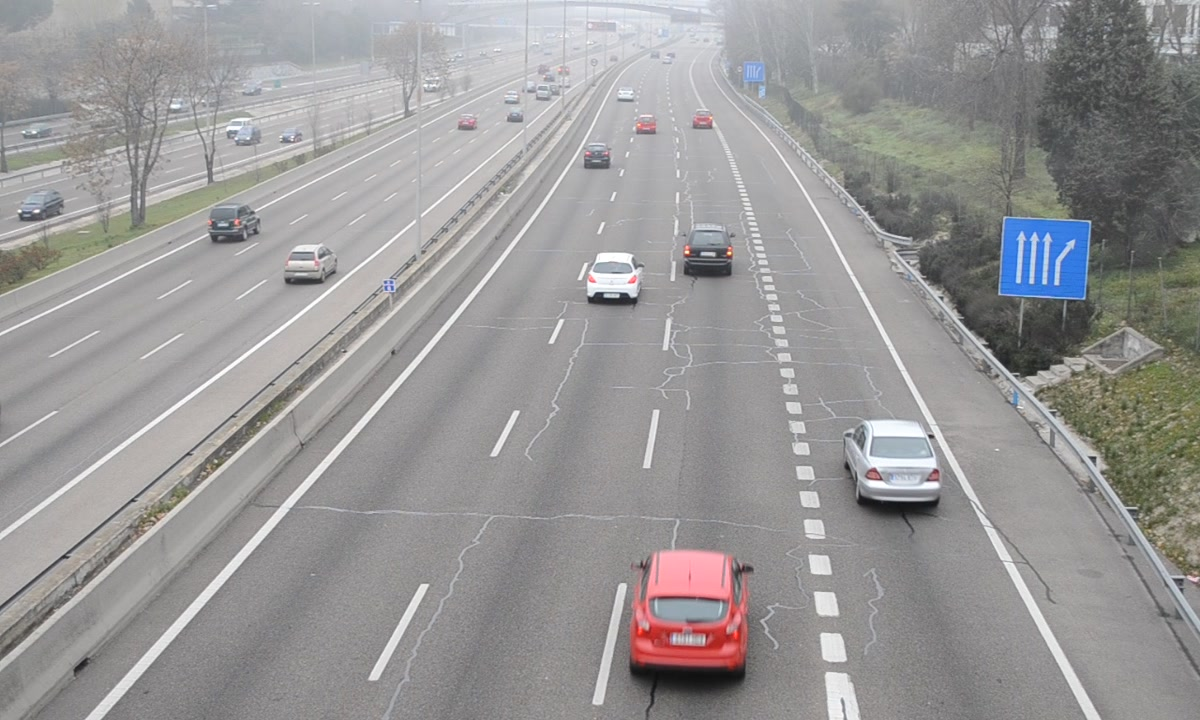
#> input picture practica8/vehicular_traffic.jpg, 1200 x 720 px
$ jupyter execute practica8_image_edge_detection_using_op.ipynb   (older library calls are emulated)
#> lines starting #> are read from the running program, lines starting #| are printed output that depends on the picture; after the words box and inside, x2 and y2 are one past the last pixel; in counts of white or black regions, pixels touching at a corner belong together
# Universidad de Monterrey

## División de Ingenierías

### Lab - Robotics

#### Lab 8: image edge detection using op

Authors: Jesús Ramírez, Kassandra Ibarra, Alberto Herrera

##### Introducción
La detección de bordes es una da las herramientas de mayor utilidad en los sistemas de visión computacional, principalmente en los sistemas dinámicos o móviles. La detección de bordes permite a un robot, sistema o máquina, comprender un poco más el ambiente en el que se encuentra ya que permite reconocer los límites de un objeto.
La detección de bordes que realizaremos en esta práctica es muy similar a los ejercicios de la práctica pasada, ya que se utilizan los métodos de correlación y convolución con kernels específicos para lograr la detección de bordes.

##### Objetivo
El objetivo de esta práctica es aprender sobre la detección de bordes en una imagen con lo que se espera poder tener la capacidad de detectar la figura de los objetos en una imagen. De esta manera se facilitará el uso de funciones tanto de filtros y operadores para poder ser implementada en el proyecto final cuando sea necesario reconocer los bordes de la figura rectangular de las cajas

##### Materiales
- Raspberry PI 3
- Pantalla y cable HDMI para visualizar la raspberry.
- Además, la Raspberry debe contar con el software pedido al inicio del laboratorio (opencv, python 3.5, Jupyter, ssh, entre otros).

##### Procedimiento
Para poder detectar los bordes de los objetos en una imagen se deben de considerar diferentes factores como:
- discontinuidad de superficie
- discontinuidad de profundidad
- discontinuidad de color
- discontinuidad de iluminación
Para detectar estas discontinuidades es necesario analizar las regiones de una imagen en las que existan cambios abruptos entre píxeles, para esto nos podemos apoyar en las derivadas ya que estas muestran la dirección en la que una función cambia repentinamente. Es por esta razón por la que se utilizarán funciones derivativas en esta práctica.

##### Gradiente
Al momento de detectar bordes en una imagen predeterminada se utilizan principalmente funciones que dan como resultado la derivada de la imagen no solo porque la derivada nos permite ver los cambios abruptos en una región de la imagen si no porque al utilizar operadores derivativos también nos permite utilizarlos como máscaras o kernels en las que se pueden aplicar convoluciones o correlaciones con el fin de encontrar el gradiente de la imagen dada por la función:

En openCV se puede utilizar el método:

el cual te permite realizar la convolución de de una imagen con un operador derivativo del kernel de los cuales se pueden utilizar los siguientes:
- El operador Sobel
- El operador Prewitt
- El operador Roberts

##### Operador Sobel

En esta sección de la práctica profundizamos en el uso de la función:
<h3 align="center"> cv2.Sobel() </h3>

en lugar del método cv2.filter2D() mencionado anteriormente ya que al aprender a utilizar la operación sobel se tienen las bases para implementar los métodos de Prewitt y Roberts.

A continuación se muestra el resultado de utilizar el código propuesto con la función Sobel, añadiendo la definición para desplegar las imágenes con matplotlib.pyplop, este código también incluye el uso de los operadores Roberts y Prewitt, más abajo se explican sus salidas:

[cell 1]
"""
	image_edge_detection_using_operators.py
	author: andres.hernandezg@udem.edu
	universidad de monterrey
"""

# import required libraries
import numpy as np
import matplotlib.pyplot as plt
import cv2


# compute Sobel gradient
def compute_absolute_sobel_gradient(img, ax='x', ksize=3, threshold=(40,140)):

	# 1) check whether img is a colour or greyscale image
	if len(img.shape)>2:

		# convert from colour to greyscale image
		grey = cv2.cvtColor(img, cv2.COLOR_BGR2GRAY)

	else:
		# if greyscale grey=img
		grey = img

	# 2) take the derivate in 'ax' axis
	if ax.lower()=='x':

		# apply the Sobel operator along the x axis
		sobel_derivative = cv2.Sobel(grey, ddepth=cv2.CV_64F, dx=1, dy=0, ksize=ksize, scale=1)

	if ax.lower()=='y':

		# apply the Sobel operator along the y axis
		sobel_derivative = cv2.Sobel(grey, ddepth=cv2.CV_64F, dx=0, dy=1, ksize=ksize, scale=1)

	# 3) take the absolute value of the derivative
	sobel_absolute = np.absolute(sobel_derivative)

	# 4) scale to 8-bit (0-255), then convert to type = np.uint8
	sobel_scaled = np.uint8(255 * sobel_absolute / np.max(sobel_absolute))

	# 5) create a mask of 1's where threshold[0] < sobel_scaled < threshold[1]
	binary_output = np.zeros_like(sobel_scaled)
	threshold_min = threshold[0]
	threshold_max = threshold[1]
	binary_output[(sobel_scaled >= threshold_min) & (sobel_scaled <= threshold_max)] = 1

    # return binary_image with gradient being detected along 'ax' axis
	return sobel_derivative, binary_output


# combine x and y derivatives using AND operation
def combine_x_and_y_binary_derivatives(img_derivative_x, img_derivative_y, threshold=(40,120)):

	# verify that both image derivatives are the same size
	if img_derivative_x.shape != img_derivative_y.shape:
		print('ERROR [combine_x_and_y_binary_derivatives]: img_binary_x and img_binary_y images should be of same size')
		exit()

	# 1) take the absolute value of the derivative
	absolute_x = np.absolute(img_derivative_x)
	absolute_y = np.absolute(img_derivative_y)

	# 2) scale to 8-bit (0-255), then convert to type = np.uint8
	absolute_scaled_x = np.uint8(255 * absolute_x / np.max(absolute_x))
	absolute_scaled_y = np.uint8(255 * absolute_y / np.max(absolute_y))

	# 3) create a mask of 1's where threshold[0] < sobel_scaled < threshold[1]
	binary_combined_gradients = np.zeros_like(absolute_scaled_x)
	indx_x = (absolute_scaled_x >= threshold[0]) & (absolute_scaled_x <= threshold[1])
	indx_y = (absolute_scaled_y >= threshold[0]) & (absolute_scaled_y <= threshold[1])
	binary_combined_gradients[indx_x|indx_y] = 1

	# return combined binary x-and-y derivatives
	return binary_combined_gradients


# compute magnitude of x and y derivatives
def compute_magnitude_of_derivatives(img_derivative_x, img_derivative_y, ksize=3, threshold=(40,120)):

	# 1) calculate the magnitude
    gradient_magnitude = np.sqrt(np.power(img_derivative_x, 2) + np.power(img_derivative_y, 2))

    # 2) scale to 8-bit (0 - 255) and convert to type = np.uint8
    gradient_scaled = np.uint8(255 * gradient_magnitude / np.max(gradient_magnitude))

    # 3) create a binary mask where mag thresholds are met
    binary_magnitude = np.zeros_like(gradient_scaled)
    binary_magnitude[(gradient_scaled >= threshold[0]) & (gradient_scaled <= threshold[1])] = 1

    return binary_magnitude


# compute orientation of magnitude of x and y derivatives
def compute_direction(img_derivative_x, img_derivative_y, threshold=(0, np.pi/2)):

	# 1) take the absolute value of the x and y gradients
    gradient_magnitude_x = np.absolute(img_derivative_x)
    gradient_magnitude_y = np.absolute(img_derivative_y)

    # 2) calculate the gradient magnitude direction
    #gradient_direction = np.arctan2(gradient_magnitude_y, gradient_magnitude_x)
    gradient_direction = np.arctan2(img_derivative_y, img_derivative_x)

    # 3) reate a binary mask where direction thresholds are met
    binary_direction = np.zeros_like(gradient_direction)
    binary_direction[(gradient_direction >= threshold[0]) & (gradient_direction <= threshold[1])] = 1

    return binary_direction
def visualise_image(img, fig_number, title, flag_colour_conversion, conversion_colour, cmap):

	plt.figure(fig_number)
	if flag_colour_conversion:
		img=cv2.cvtColor(img, cv2.COLOR_BGR2RGB)
	if cmap == '':
		cmap = 'gray'
	plt.imshow(img,cmap)
	plt.title(title)
	plt.xticks([])
	plt.yticks([])
	#plt.show()
	return None
def edge_detection(image,kernel1,kernel2,fig_number, title, flag_colour_conversion, conversion_colour, cmap):
	image = cv2.filter2D(image,-1,kernel1)
	image = cv2.filter2D(image,-1,kernel2)
	visualise_image(image,fig_number, title, flag_colour_conversion, conversion_colour, cmap)
	return None
# pipeline
def run_pipeline(img_name):

	# read image
#> called with img_name = 'vehicular_traffic.jpg'
	img = cv2.imread(img_name)
#> img is the input picture: shape (720, 1200, 3); mean B, G, R 151.1, 151.1, 152.5

	# verify that image `img` exist
	if img is None:
		print('ERROR: image ', img_name, 'could not be read')
		exit()


	# compute sobel derivative along x axis
	img_derivative_x, img_binary_x = compute_absolute_sobel_gradient(img, ax='x', ksize=3, threshold=(40,140))
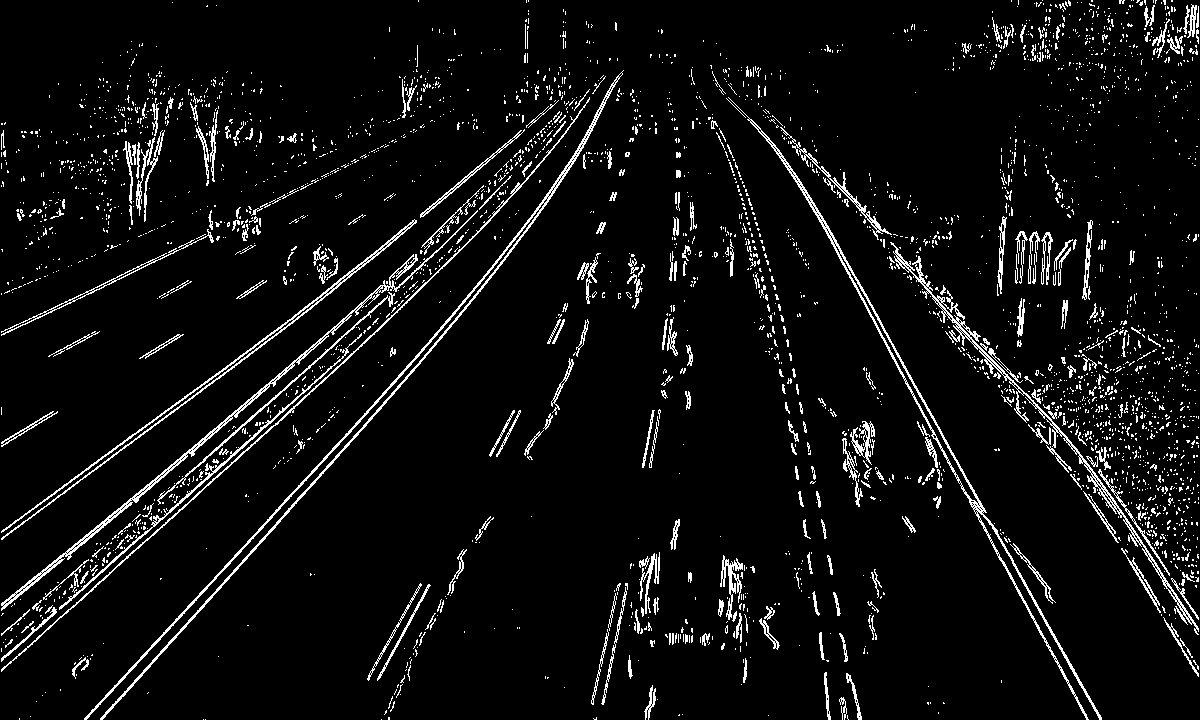
#> img_binary_x: shape (720, 1200); values 0 (black) and 1 (white), 5.8% white in thin lines or dots

	# compute sobel derivative along y axis
	img_derivative_y, img_binary_y = compute_absolute_sobel_gradient(img, ax='y', ksize=3, threshold=(40,140))
#> call 2 of compute_absolute_sobel_gradient, with ax = 'y', ksize = 3, threshold = (40, 140)
#> in compute_absolute_sobel_gradient (call 2), `sobel_derivative = cv2.Sobel(grey, ddepth=cv2.CV_64F, dx=0, dy=1, ksiz..`:
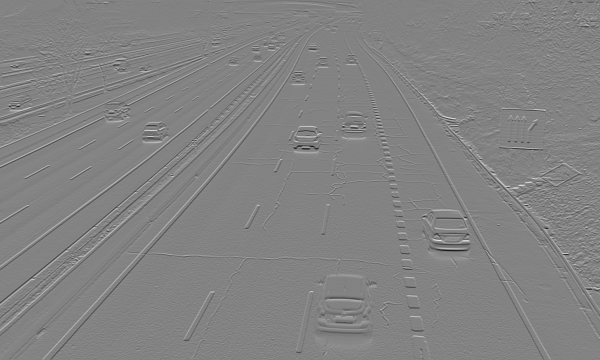
#> sobel_derivative: shape (720, 1200) float64 (shown at 1/2 size); min -654, max 619, mean -0.5; drawn with min black and max white
#> img_binary_y: shape (720, 1200); values 0 (black) and 1 (white), 6.4% white in thin lines or dots

	# combine x and y derivatives
	img_combined_derivatives = combine_x_and_y_binary_derivatives(img_derivative_x, img_derivative_y, threshold=(50,140))
#> img_combined_derivatives: shape (720, 1200); values 0 (black) and 1 (white), 6.9% white in thin lines or dots

	# compute magnitude of gradient
	img_magnitude_gradient = compute_magnitude_of_derivatives(img_derivative_x, img_derivative_y, ksize=3, threshold=(40,140))
#> img_magnitude_gradient: shape (720, 1200); values 0 (black) and 1 (white), 10.1% white in thin lines or dots

	# compute direction of gradient
	thresh_min = 0
	thresh_max = 2
	img_direction_gradient = compute_direction(img_derivative_x, img_derivative_y, threshold=(np.radians(thresh_min), np.radians(thresh_max)))
#> in compute_direction, `gradient_direction = np.arctan2(img_derivative_y, img_derivative_x)`:
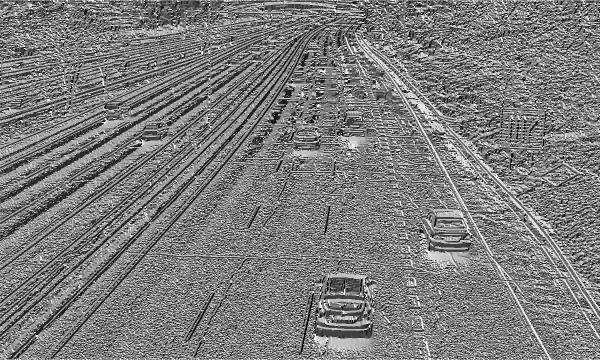
#> gradient_direction: shape (720, 1200) float64 (shown at 1/2 size); min -3.14, max 3.14, mean -0.0522; drawn with min black and max white
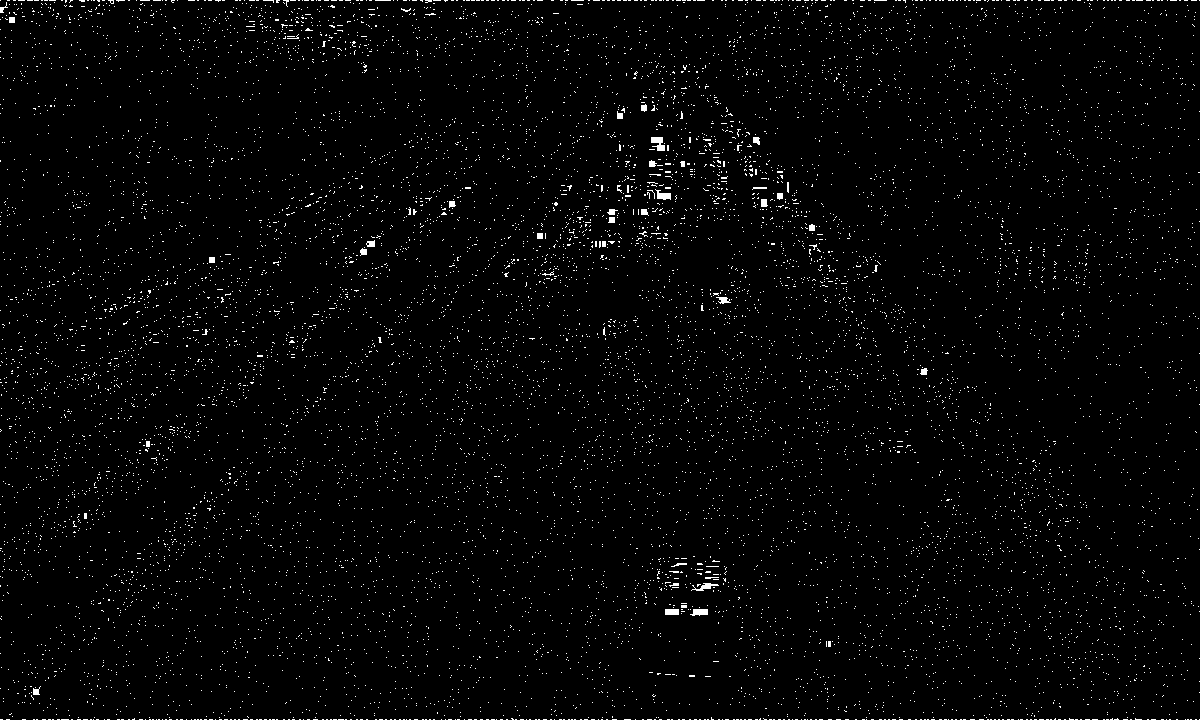
#> img_direction_gradient: shape (720, 1200) float64; values 0 (black) and 1 (white), 1.9% white in thin lines or dots
	#Kernel Roberts
	roberts1 = np.array([[0,1],[-1,0]])
	roberts2 = np.array([[1,0],[0,-1]])
	#Kernel	prewwit
	Gx = np.array([[-1,0,1],[-1,0,1],[-1,0,1]])
	Gy = np.array([[1,1,1],[0,0,0],[-1,-1,-1	]])

	visualise_image(img, 1, 'Colour input image', True, 'BGR2RGB', '')
	visualise_image(img_derivative_x, 2, 'x derivative', False, '', 'gray')
	visualise_image(img_binary_x, 3, 'binary x derivative', False, '', 'gray')
	visualise_image(img_derivative_y, 4, 'y derivative', False, '', 'gray')
	visualise_image(img_binary_y, 5, 'binary y derivative', False, '', 'gray')
	visualise_image(img_combined_derivatives, 6, 'combined x and y derivative', False, '', 'gray')
	visualise_image(img_magnitude_gradient,7,'gradient magnitude',False,'','gray')
	edge_detection(img,roberts1,roberts2,8,'Roberts Kernel',False,'','gray')
	edge_detection(img,Gx,Gy,9,'Prewitt Kernel',False,'','gray')
#> call 2 of edge_detection, with kernel1 = array of shape (3, 3), kernel2 = array of shape (3, 3), fig_number = 9, title = 'Prewitt Kernel', flag_colour_conversion = False, conversion_colour = '', cmap = 'gray'
#> in edge_detection (call 2), `image = cv2.filter2D(image,-1,kernel2)`:
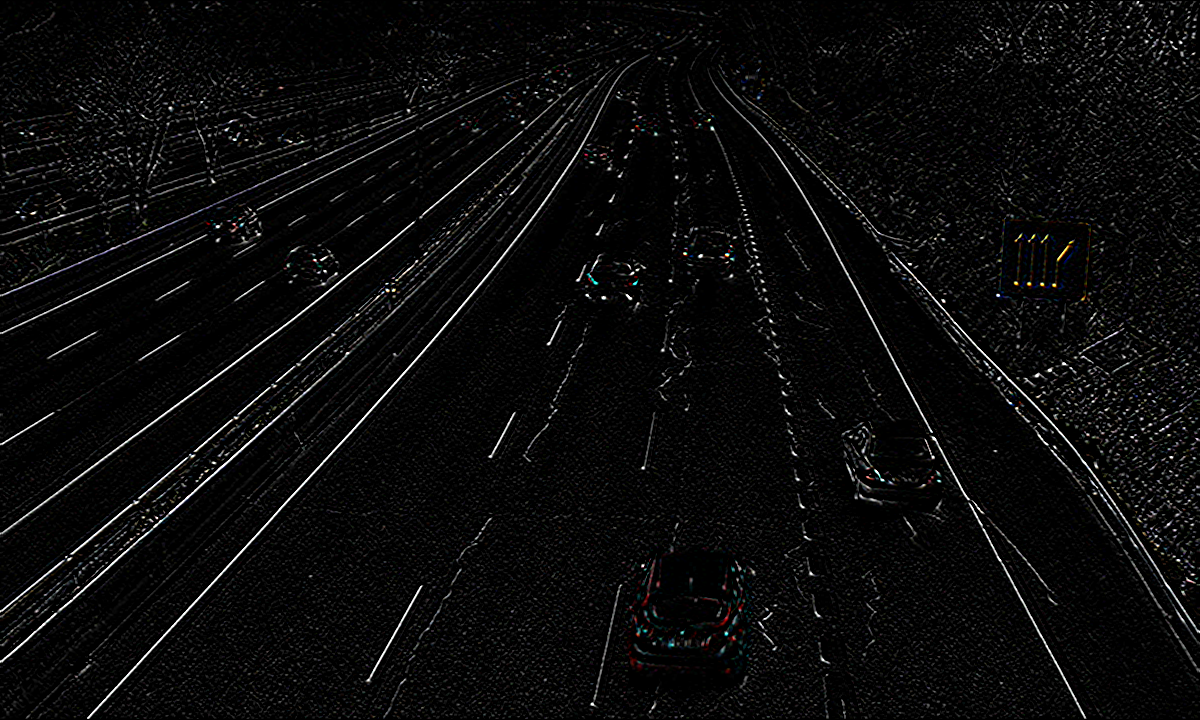
#> image: shape (720, 1200, 3); mean of channels 0, 1, 2 10.5, 10.4, 10.5; drawn as B, G, R
	plt.show()

# uncomment the corresponding line to try a particular image
#img_name = 'opera_house_vivid_sydney.jpg'
#img_name = 'sydney_harbour.jpg'
img_name = 'vehicular_traffic.jpg'

# run pipeline
run_pipeline(img_name)
